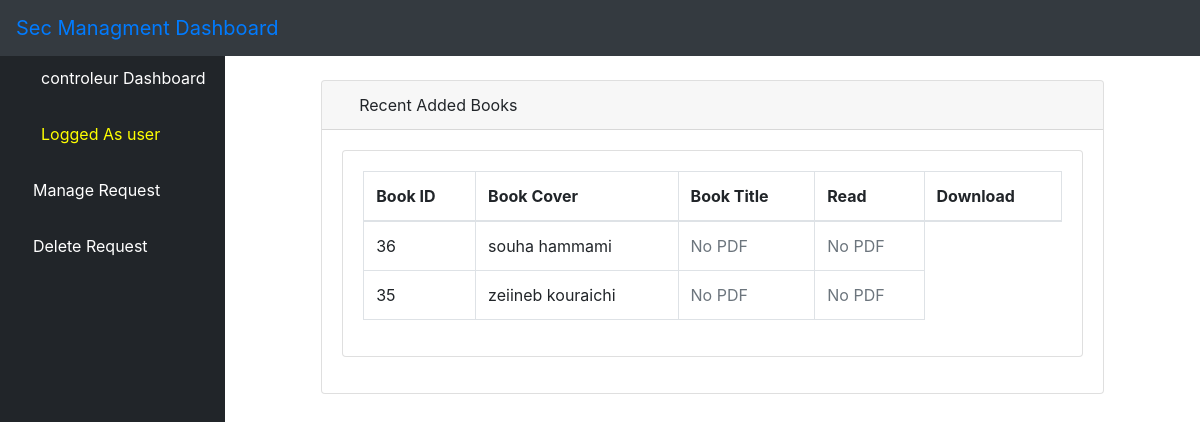
The app's page /llbook/ (signed in) with its own data.
### bookstore/models.py (models this page shows, shortened)
class User(AbstractUser):
    is_admin = models.BooleanField(default=False)
    is_publisher = models.BooleanField(default=False)
    is_librarian = models.BooleanField(default=False)
    class Meta:
        swappable = 'AUTH_USER_MODEL'

class Book(models.Model):
    title = models.CharField(max_length=100)
    author = models.CharField(max_length=100)
    year = models.CharField(max_length=100)
    publisher = models.CharField(max_length=200)
    desc = models.CharField(max_length=1000)
    uploaded_by = models.CharField(max_length=100, null=True, blank=True)
    user_id = models.CharField(max_length=100, null=True, blank=True)
    date = models.DateField(max_length=12, default=datetime.date.today)
    time = models.CharField(max_length=12, default="00:00")
    status = models.BooleanField(default=False)
    controle = models.CharField(max_length=100 , default="")
    time1 = models.CharField(max_length=12, default="00:00")
    time2 = models.CharField(max_length=12, default="00:00")

### bookstore/views.py (the view)
# urls.py: path('llbook/', views.LBookListView.as_view(), name='llbook'),
class LBookListView(LoginRequiredMixin,ListView):
	model = Book
	template_name = 'librarian/book_list.html'
	context_object_name = 'books'
	paginate_by = 3
	def get_queryset(self):
		return Book.objects.order_by('-id')

### bookstore/templates/librarian/book_list.html (shortened to what this page needs)
{% extends 'librarian/base.html' %}
{% load static %}
{% block body %}
<div class="container-fluid">
<div class="row" style="padding-top: 30px">
<div class="col-sm-1" style="color: red">
</div>
<div class="col-sm-10">
                <div class="card mb-3">
                <div class="card-header">
                    <i class="fas fa-table text-primary"></i>
                    Recent Added Books
                </div>
                <div class="card-body">
            <div class="card mb-3">
                <div class="card-body">
                    <div class="table-responsive">
                         <table class="table table-bordered" id="dataTable" width="100%" cellspacing="0">
                            <thead>
                            <tr>
                                <th>Book ID</th>
                                <th>Book Cover</th>
                                <th>Book Title</th>
                                <th>Read</th>
                                <th>Download</th>
                            </tr>
                            </thead>
                            <tbody>
                              {% if books %}
                                {% for book in books %}
                                <tr>
                                  <td>{{ book.id }}</td>
                                  <td>{{ book.title }}</td>
                                    <td>
                                    {% if book.pdf %}
                                      <a href="{{ book.pdf.url }}" class="btn btn-outline-primary" target="_blank">
                                    View PDF</a>
                                    {% else %}
                                    <span class="text-muted">No PDF</span>
                                   {% endif %}
                                  </td>
                                    <td>
                                    {% if book.cover %}
                                      <a href="{{ book.pdf.url }}" download class="btn btn-outline-success">
                                    Download PDF</a>
                                    {% else %}
                                   <span class="text-muted">No PDF</span>
                                   {% endif %}
                                  </td>
                                </tr>
                                {% endfor %}
                                {% endif %}
                            </tbody>
                        </table>
                    </div>
                </div>
            </div>
        </div>
    </div>
</div>
<div class="col-sm-1">
</div>
</div>
</body>
</html>
{% endblock %}

### bookstore/templates/librarian/base.html (shortened to what this page needs)
{% load static %}
<!DOCTYPE html>
<html lang="en">
<head>
    {% load static %}
    <link href="{% static 'vendor/fontawesome-free/css/all.min.css' %}" rel="stylesheet" type="text/css">
       <link rel="stylesheet" href="{% static 'assets/css/bootstrap.min.css' %}">
      <link rel="stylesheet" href="{% static 'assets/fonts/font-awesome-4.7.0/css/font-awesome.min.css' %}">
    <link href="{% static 'vendor/datatables/dataTables.bootstrap4.css' %}" rel="stylesheet">
    <link rel="stylesheet" type="text/css" href="{% static 'css/master.css' %}">
    <link href="{% static 'css/sb-admin.css' %}" rel="stylesheet">
</head>
<body id="page-top">
<nav class="navbar navbar-expand navbar-dark bg-dark fixed-top">
    <a class="navbar-brand mr-1 text-primary" href="">Sec Managment Dashboard</a>
    <button class="btn btn-link btn-sm text-white order-1 order-sm-0" id="sidebarToggle" href="#">
        <i class="fas fa-bars"></i>
    </button>
    <ul class="navbar-nav ml-auto ml-md-0">
        <li class="nav-item dropdown no-arrow">
            <a class="nav-link dropdown-toggle" href="#" id="userDropdown" role="button" data-toggle="dropdown" aria-haspopup="true" aria-expanded="false">
                <i class="fas fa-user-circle fa-fw text-primary"></i>
            </a>
        </li>
    </ul>
</nav>
<div id="wrapper" style="padding-top: 50px">
<ul class="sidebar navbar-nav">
    <li class="nav-item active">
        <a class="nav-link" href="{% url 'librarian' %}">
            <i class="fas fa-fw fa-tachometer-alt"></i>
            <span>controleur Dashboard</span>
        </a>
    </li>
    <li class="nav-item active">
        <a class="nav-link" href="">
            <i class="fas fa-user-circle fa-fw text-warning"></i>
            <span style="color: yellow">Logged As {{ user.username }}</span>
        </a>
      <li class="nav-item">
        <a class="nav-link" href="{% url 'lmbook' %}">
            <i class="fas fa-book text-primary"></i>
            <span style="color: white">Manage Request</span>
        </a>
    </li>
     <li class="nav-item">
        <a class="nav-link" href="{% url 'ldrequest' %}">
            <i class="fas fa-book text-primary"></i>
            <span style="color: white">Delete Request</span>
        </a>
    </li>
</ul>
    {% block body %}{% endblock %}

### static/css/master.css (style rules this page uses)
html { scroll-behavior: smooth; }
li { list-style-type: none; }

### bookstore/templates/librarian/base.html (style rules this page uses)
body { display: flex; flex-direction: column; min-height: 100vh; }

### records on screen
User: username "user"
Book: id "36", title "souha hammami"
Book: id "35", title "zeiineb kouraichi"
